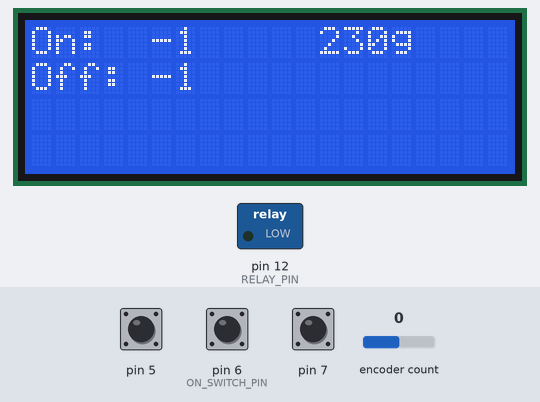
The sketch below on a simulated Arduino Uno, built with avr-gcc and run on an emulated ATmega328P. Parts: 20×4 character LCD, switched loads named in the sketch (green lamp = pin HIGH). Inputs (shaded band) come from the test bench; at power-on: pin 6 (ON_SWITCH_PIN) HIGH, pin 5 HIGH, encoder count 0, pin 7 HIGH. EEPROM starts erased; what the sketch prints to the serial monitor is not drawn.

Above: at 1.2 s.
1.3 s: pin 6 (ON_SWITCH_PIN) pulled LOW for 0.15 s
At 1.4 s:
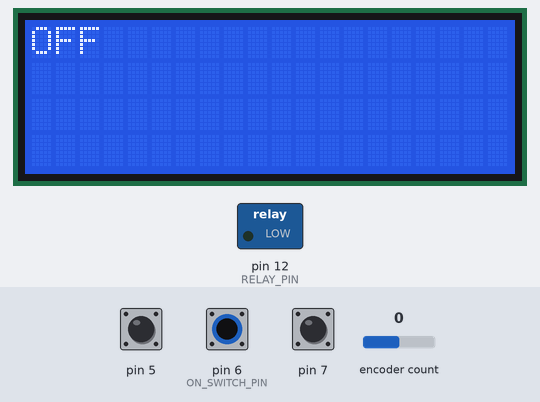
2.9 s: pin 5 pulled LOW for 0.15 s
3.6 s: encoder count set to 1
At 5.08 s:
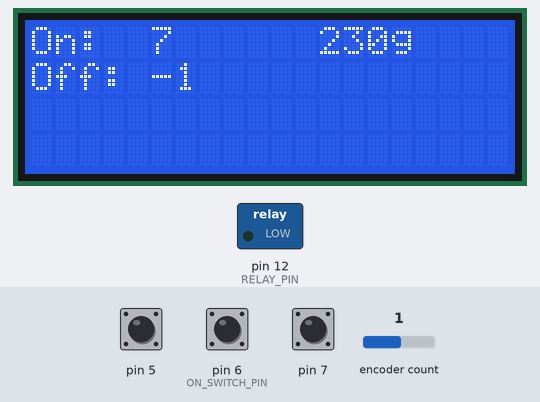
5.1 s: pin 7 pulled LOW for 0.15 s
At 5.2 s:
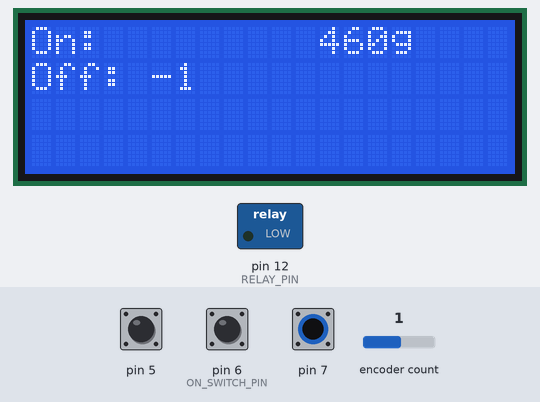
5.8 s: pin 5 pulled LOW for 1 s
At 6.0 s:
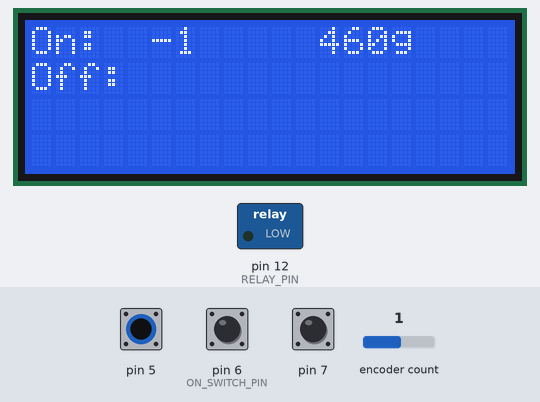
7.4 s: encoder count set to 2
At 7.5 s:
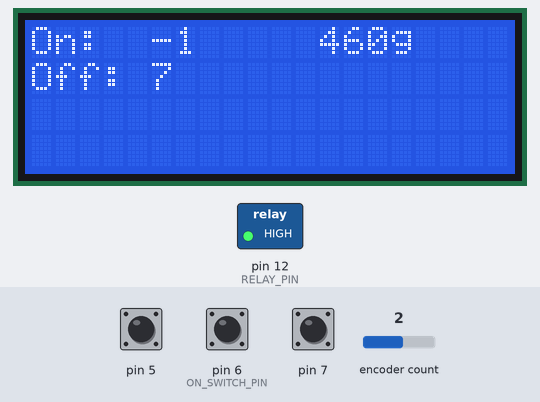
Timing chart, 0 to 10.1 s (numbered marks = the images above; inputs shaded):
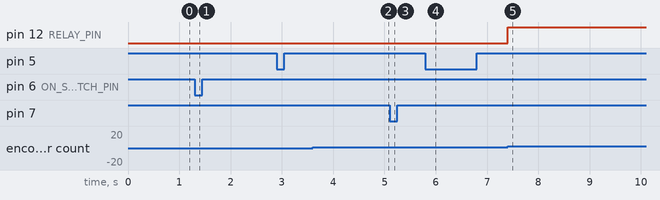

Measured:
- after the input at 1.3 s, the display: changes at once (image 1)
- after the input at 3.6 s, the display: changes at once (image 2)
- after the input at 5.1 s, the display: changes after 0.06 s (image 3)
- after the input at 5.8 s, the display: first differs from a run without the input after 0.16 s (image 4)
- after the input at 7.4 s, pin 12 (RELAY_PIN): LOW → HIGH at once; the display: changes after 0.06 s (image 5)

The sketch:

SaltPacker.ino
```cpp
#include <Encoder.h>
#include "EEPROMAnything.h"
#include "ButtonProcessor.h"
#include "LCDProcessor.h"

Encoder timeDial(2, 3);

const byte INT_SIZE = sizeof(int);
const int ON_TIME_ADDRESS = 0, OFF_TIME_ADDRESS = ON_TIME_ADDRESS + INT_SIZE;
const byte ON_SWITCH_PIN = 6;
const byte RELAY_PIN = 12;
const byte PACKAGE_STATES_MAX = 1; // 2 states, 0 and 1;

const unsigned int dBnceTime =  10;
const unsigned int blinkTime = 100;
unsigned long onTime, offTime;


long cTime = 0;
long pRelayTime = 0;
long pBtnTime = 0;
long pBlinkTime = 0;

bool packageStateChange = false;
bool onOffState = false;
byte modeState = 0;
byte packageState = 0; // 0 is state for 230g package, 1 is state for 460g package
bool relayState = false;
long positionTimeDial = -999;

int pkgSizes[] = {230, 460};

void serialPrintTimes() {
  Serial.print("On Time: ");
  Serial.print(onTime);
  Serial.print(" Off Time: ");
  Serial.println(offTime);

}


void processRelay(long dTime) {
  if (relayState) {
    if (dTime >= onTime) {
      digitalWrite(RELAY_PIN, !relayState);
      relayState = false;
      pRelayTime = cTime;
    }
  } else {
    if (dTime >= offTime) {
      digitalWrite(RELAY_PIN, !relayState);
      relayState = true;
      pRelayTime = cTime;
    }
  }
}

uint8_t processBtnFlags(uint8_t btnFlags) {

  if (btnFlags & 1) {
    modeState++;
    if (modeState > 2) {
      modeState = 0;
    }
    updateLcdTimes(onTime, offTime);
    btnFlags &= ~1;
    return btnFlags;
  }
  if (btnFlags & (1 << 1)) {
    writeEepromTimes();
    packageState++;
    if (packageState > PACKAGE_STATES_MAX) {
      packageState = 0;
    }
    packageStateChange = true;
    btnFlags &= ~(1 << 1);
  }
  return btnFlags;
}

void initDial() {
  positionTimeDial = timeDial.read();
}

long checkDial(long value) {
  long newPositionTimeDial = timeDial.read();

  if (newPositionTimeDial != positionTimeDial) {
    value += 2 * (newPositionTimeDial - positionTimeDial);
    serialPrintTimes();
    positionTimeDial = newPositionTimeDial;
  }
  return value;
}

void getEepromTimes() {
  EEPROM_read(ON_TIME_ADDRESS + 2 * packageState * INT_SIZE, onTime);
  EEPROM_read(OFF_TIME_ADDRESS + 2 * packageState * INT_SIZE, offTime);
}

void writeEepromTimes() {
  EEPROM_write(ON_TIME_ADDRESS + 2 * packageState * INT_SIZE, onTime);
  EEPROM_write(OFF_TIME_ADDRESS + 2 * packageState * INT_SIZE, offTime);
}

void turnOn() {
  getEepromTimes();
  modeState = 0;
  lcdOnScreen();
  updatePkgSize(pkgSizes[packageState]);
  updateLcdTimes(onTime, offTime);
}
void turnOff() {
  writeEepromTimes();
  lcdOffScreen();
}

void setup() {
  Serial.begin(9600);

  //Initilise LCD
  initLCD();
  //Initialise Buttons
  initButtons();
  //Initialise Dial
  initDial();

  pinMode(RELAY_PIN, OUTPUT);
  pinMode(ON_SWITCH_PIN, INPUT_PULLUP);
}

void loop() {
  static bool firstOff = true;
  static bool firstOn = true;

  onOffState = digitalRead(ON_SWITCH_PIN);

  if (onOffState) {
    if (firstOn) {
      turnOn();
      firstOn = false;
      firstOff = true;
    }

    if (packageStateChange) {
      getEepromTimes();
      updateLcdTimes(onTime, offTime);
      updatePkgSize(pkgSizes[packageState]);
      packageStateChange = false;
    }

    // Vibrator runs no matter what mode state its in.
    cTime = millis();
    long dBtnTime = cTime - pBtnTime;
    long dRelayTime = cTime - pRelayTime;
    long dBlinkTime = cTime - pBlinkTime;

    processRelay(dRelayTime);


    switch (modeState) {
      case 0:
        // ModeState 0 is the default running mode just looks for mode button to be pressed
        break;
      case 1:
        // ModeState 1 is the state for setting the onTime for the Vibrator
        if (dBlinkTime >= blinkTime) {
          blinkLcdTime(onTime, 0);
          pBlinkTime = cTime;
        }
        onTime = checkDial(onTime);

        break;
      case 2:
        // ModeState 2 is the state for setting the off time for the Vibrator

        if (dBlinkTime >= blinkTime) {
          blinkLcdTime(offTime, 1);
          pBlinkTime = cTime;
        }
        offTime = checkDial(offTime);
        break;
    }

    if (dBtnTime >= dBnceTime) {
      buttonFlags = getButtonFlags();

    }
    buttonFlags = processBtnFlags(buttonFlags);

  } else { //Else if in off state check for on button pressed
    firstOn = true;
    if (firstOff) {
      turnOff();
      firstOff = false;
    }
  }
}
```

ButtonProcessor.h
```cpp
struct Btn {
  byte pin;
  uint8_t b_acc; // the button accumulator
  uint8_t b_val; // the boolean button val
};

const uint8_t NUM_B = 2;

uint8_t buttonFlags = 0;

Btn modeBtn = {5, 0, 0};
Btn nullBtn = {7, 0, 0};

Btn btnData[NUM_B] = {modeBtn, nullBtn};

void printBinary(uint8_t number) {
  for (int i = 0; i < 8; i++) {
    Serial.print(bitRead(number, i));
  }
  Serial.println();
}

void initButtons() {
  for (int i = 0; i < NUM_B; i++) {
    pinMode(btnData[i].pin, INPUT_PULLUP);
  }
}
uint8_t filterButtonN8(Btn *button) {
  button->b_acc <<= 1; // shift out oldest state, make new state a zero
  bool pinState = digitalRead(button->pin);
  if (!pinState) {
    button->b_acc |= 1;
    if (button->b_acc == 255) {
      button->b_val = 1;

    } else {
      button->b_val = 0;
    }
  }
  return button->b_val;
}

uint8_t filterAllButtons() {
  int i;
  uint8_t b;
  uint8_t buttons = 0x00;
  for (i = NUM_B - 1; i >= 0; i--)
  {
    b = filterButtonN8(&btnData[i]);
    buttons = (buttons << 1) | b;
  }
  return buttons;
}

uint8_t getButtonFlags() {
  uint8_t btns;
  uint8_t newButtons;
  static uint8_t lastButtons = 0;

  btns = filterAllButtons();
  newButtons = btns & ~lastButtons;
  buttonFlags |= newButtons;
  lastButtons = btns;
  return buttonFlags;

}
```

EEPROMAnything.h
```cpp
#include <EEPROM.h>
#include <Arduino.h>

template <class T> int EEPROM_write(int ee, const T& value)
{
  const byte* p = (const byte*)(const void*)&value;
  unsigned int i;
  for (i = 0; i < sizeof(value); i++){
    EEPROM.write(ee++, *p++);
  }
  return i;
}

template <class T> int EEPROM_read(int ee, const T& value)
{
  byte* p = (const byte*)(const void*)&value;
  unsigned int i;
  for (i = 0; i < sizeof(value); i++){
   *p++ = EEPROM.read(ee++);
  }
  return i;
}
```

LCDProcessor.h
```cpp
#include <LiquidCrystal_I2C.h>

const int TIME_CURSOR = 5;

LiquidCrystal_I2C lcd(0x27, 20, 4);

void initLCD() {
  lcd.init();
  lcd.backlight();
}

void lcdOffScreen(){
  lcd.clear();
  lcd.setCursor(0,0);
  lcd.print("OFF");
}

void lcdOnScreen(){
  lcd.clear();
  lcd.setCursor(0, 0);
  lcd.print("On:");
  lcd.setCursor(0, 1);
  lcd.print("Off:");
}

void updatePkgSize(int pkgSize){
  lcd.setCursor(12, 0);
  lcd.print(pkgSize);
  lcd.setCursor(15, 0);
  lcd.print("g");
}


void updateLcdTimes(long onTime, long offTime) {
  //Clear the previous onTime value
  lcd.setCursor(TIME_CURSOR, 0);
  lcd.print("       ");
  //Print the new value
  lcd.setCursor(TIME_CURSOR, 0);
  lcd.print(onTime);
  //Clear the previous offTime value
  lcd.setCursor(TIME_CURSOR, 1);
  lcd.print("       ");
  //Print the new value
  lcd.setCursor(TIME_CURSOR, 1);
  lcd.print(offTime);

}

void blinkLcdTime(long bTime, int rowPos) {
  static bool blinkState = false;
  if (blinkState) {
    lcd.setCursor(TIME_CURSOR, rowPos);
    lcd.print(bTime);
  } else {
    lcd.setCursor(TIME_CURSOR, rowPos);
    lcd.print("     ");
  }
  blinkState = !blinkState;
}
```
